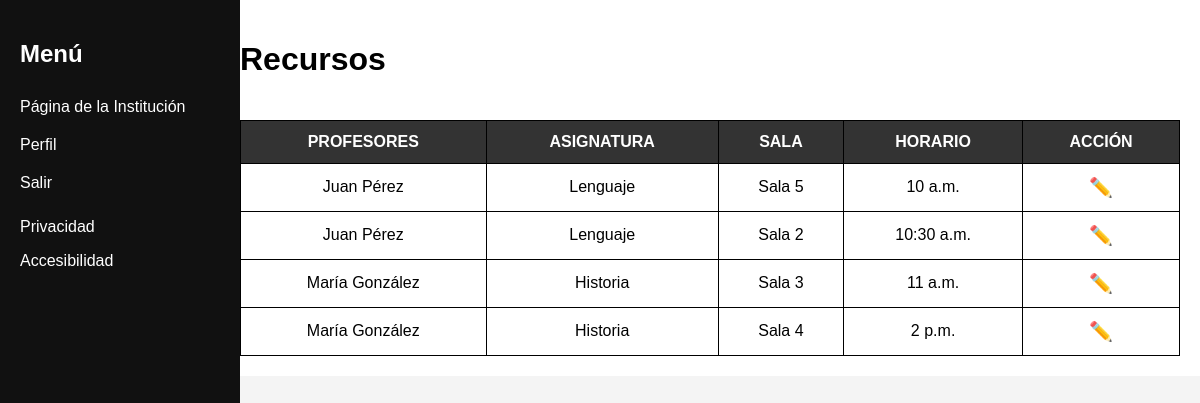
The app's page /subdirector/recursos/ with its own data.
### core/models.py (models this page shows, shortened)
class Curso(models.Model):
    nombre = models.CharField(max_length=100)
    asignatura = models.CharField(max_length=100)
    profesor = models.ForeignKey('Profesor', on_delete=models.CASCADE)
    alumnos = models.ManyToManyField('Alumno', blank=True, related_name='cursos_asignados')  # Cadena para evitar circular
    dias = models.CharField(max_length=100)
    hora = models.TimeField()
    sala = models.CharField(max_length=50, default='Sala por asignar')

class Profesor(models.Model):
    user = models.OneToOneField(User, on_delete=models.CASCADE)
    nombre = models.CharField(max_length=100)
    apellido = models.CharField(max_length=100)
    email = models.EmailField(unique=True)

### core/views.py (the view)
# urls.py: path('subdirector/recursos/', views.gestion_recursos_academicos, name='gestion_recursos_academicos'),
def gestion_recursos_academicos(request):
    cursos = Curso.objects.select_related('profesor').all()  # Trae todos los cursos y sus profesores asociados
    return render(request, 'gestion_recursos_academicos.html', {'cursos': cursos})

### core/templates/gestion_recursos_academicos.html (shortened to what this page needs)
<!DOCTYPE html>
<html lang="es">
<head>
</head>
<body>
    <div class="sidebar">
        <h2>Menú</h2>
        <a href="#">Página de la Institución</a>
        <a href="#">Perfil</a>
        <a href="#">Salir</a>
        <div style="margin-top: auto;">
            <p>Privacidad</p>
            <p>Accesibilidad</p>
        </div>
    </div>
    <div class="main-content">
        <h1>Recursos</h1>
        <div class="table-container">
            <table>
                <tr>
                    <th>PROFESORES</th>
                    <th>ASIGNATURA</th>
                    <th>SALA</th>
                    <th>HORARIO</th>
                    <th>ACCIÓN</th>
                </tr>
                {% for curso in cursos %}
                    <tr>
                        <td>{{ curso.profesor.nombre }} {{ curso.profesor.apellido }}</td>
                        <td>{{ curso.asignatura }}</td>
                        <td>{{ curso.sala }}</td>
                        <td>{{ curso.hora }}</td>
                        <td><a href="#" class="btn">✏️</a></td>
                    </tr>
                {% empty %}
                    <tr>
                        <td colspan="5">No hay recursos académicos disponibles</td>
                    </tr>
                {% endfor %}
            </table>
        </div>
    </div>
</body>
</html>

### core/templates/gestion_recursos_academicos.html (style rules this page uses)
body { font-family: Arial, sans-serif; background-color: #f4f4f4; margin: 0; display: flex; flex-direction: column; }
.sidebar { width: 200px; background-color: #111; color: white; padding: 20px; height: 100vh; position: fixed; }
.sidebar a { color: white; text-decoration: none; padding: 10px 0; display: block; }
.main-content { margin-left: 220px; padding: 20px; background-color: white; flex: 1; }
.table-container { width: 100%; overflow-x: auto; }
table { width: 100%; border-collapse: collapse; margin-top: 20px; min-width: 600px; }
table, th, td { border: 1px solid black; padding: 12px; text-align: center; }
th { background-color: #333; color: white; }
.btn { text-decoration: none; color: black; font-size: 1.2em; }

### records on screen
Curso: profesor.nombre "Juan", profesor.apellido "Pérez", asignatura "Lenguaje", sala "Sala 5", hora "10 a.m."
Curso: profesor.nombre "Juan", profesor.apellido "Pérez", asignatura "Lenguaje", sala "Sala 2", hora "10:30 a.m."
Curso: profesor.nombre "María", profesor.apellido "González", asignatura "Historia", sala "Sala 3", hora "11 a.m."
Curso: profesor.nombre "María", profesor.apellido "González", asignatura "Historia", sala "Sala 4", hora "2 p.m."
